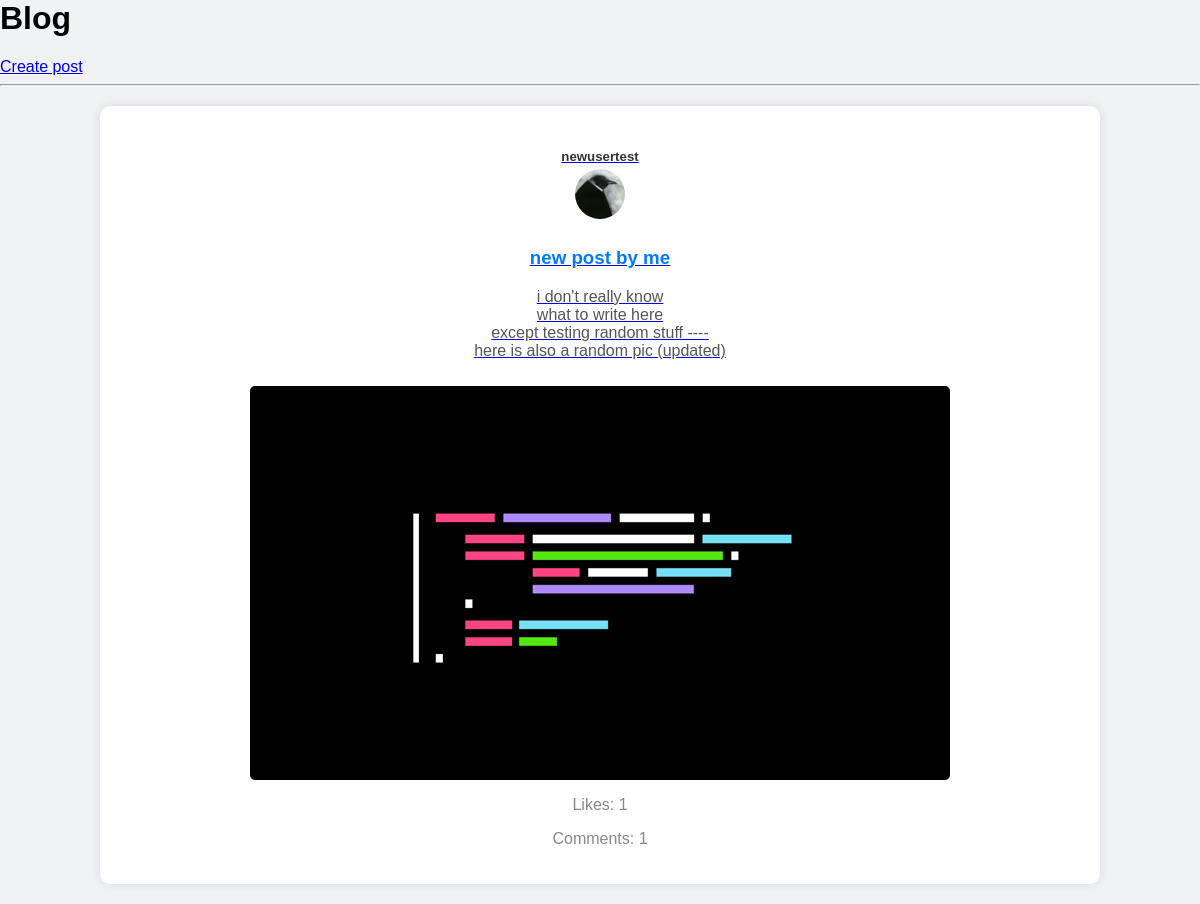
Page /blog/ (signed in) on the committed database.
### blog/models.py (models this page shows, shortened)
class Post(models.Model):
    author = models.ForeignKey(User , on_delete=models.CASCADE , related_name="posts")
    title = models.CharField(max_length=80)
    content = models.TextField(blank=True , null=True)
    image = models.ImageField(upload_to="posts_images" , blank=True , null=True)
    created_date = models.DateTimeField(auto_now_add=True)

### users/models.py (models this page shows, shortened)
class Profile(models.Model):
    user = models.OneToOneField(User , on_delete=models.CASCADE , related_name='profile')
    about = models.CharField(max_length=850 , null=True , blank=True)
    picture = models.ImageField(upload_to='profile-pictures' , default ='profile-pictures/default.jpg')

### blog/views.py (the view)
# urls.py: path('' , views.home , name = 'b-home'),
@login_required
def home(request):
    posts = Post.objects.all().order_by('-created_date')
    return render(request , 'blog/index.html' , {'posts':posts} )

### blog/templates/blog/index.html (shortened to what this page needs)
{% load static %}
<html lang="en">
<head>
</head>
<body>
    <h1>Blog</h1>
    <a href="{% url 'b-create-post' %}">Create post</a>
    <hr>
    {% for post in posts %}
        <div class="post">
            <div class="post-header">
                <a href="{% url 'u-profile' post.author.username %}">
                    <div class="post-author-info">
                        <h5 class="author-username">{{ post.author.username }}</h5>
                        <img src="{{ post.author.profile.picture.url }}" alt="pfp" class="author-profile-picture">
                    </div>
                </a>
                <a href="{% url 'b-post' post.id %}">
                    <div class="post-title">
                        <h3>{{post.title}}</h3>
                    </div>
                </a>
            </div>
            <div class="post-body">
                <a href="{% url 'b-post' post.id %}">
                    <div class="post-content">
                        <p>{{post.content|linebreaksbr}}</p>
                        {% if post.image %}
                        <img src="{{post.image.url}}" alt="post image">
                        {% endif %}
                    </div>
                </a>
            </div>
            <div class="post-info">
                <p>Likes: {{post.likes.count}}</p>
                <p>Comments: {{post.comments.count}}</p>
            </div>
        </div>
    {% endfor %}
</body>
</html>

### blog/templates/blog/index.html (style rules this page uses)
body { font-family: Arial, sans-serif; margin: 0; padding: 0; background-color: #f0f2f5; }
.post { background-color: #fff; margin: 20px auto; padding: 20px; width: 80%; border-radius: 10px; box-shadow: 0 0 10px rgba(0, 0, 0, 0.1); text-align: center; }
.post-header { margin-bottom: 10px; }
.author-username { color: #333; margin-bottom: 5px; }
.author-profile-picture { width: 50px; height: 50px; border-radius: 50%; object-fit: cover; margin-bottom: 10px; }
.post-title h3 { color: #007bff; }
.post-content p { color: #555; }
.post-content img { max-width: 100%; height: auto; margin-top: 10px; border-radius: 5px; }
.post-info { color: #888; }

### rows in the picture
Post: author.username "newusertest", author.profile.picture (picture), title "new post by me", content "i don't really know what to write here except testing random stuff ---- here is also a random pic (updated)", image (picture), likes.count "1", comments.count "1"
